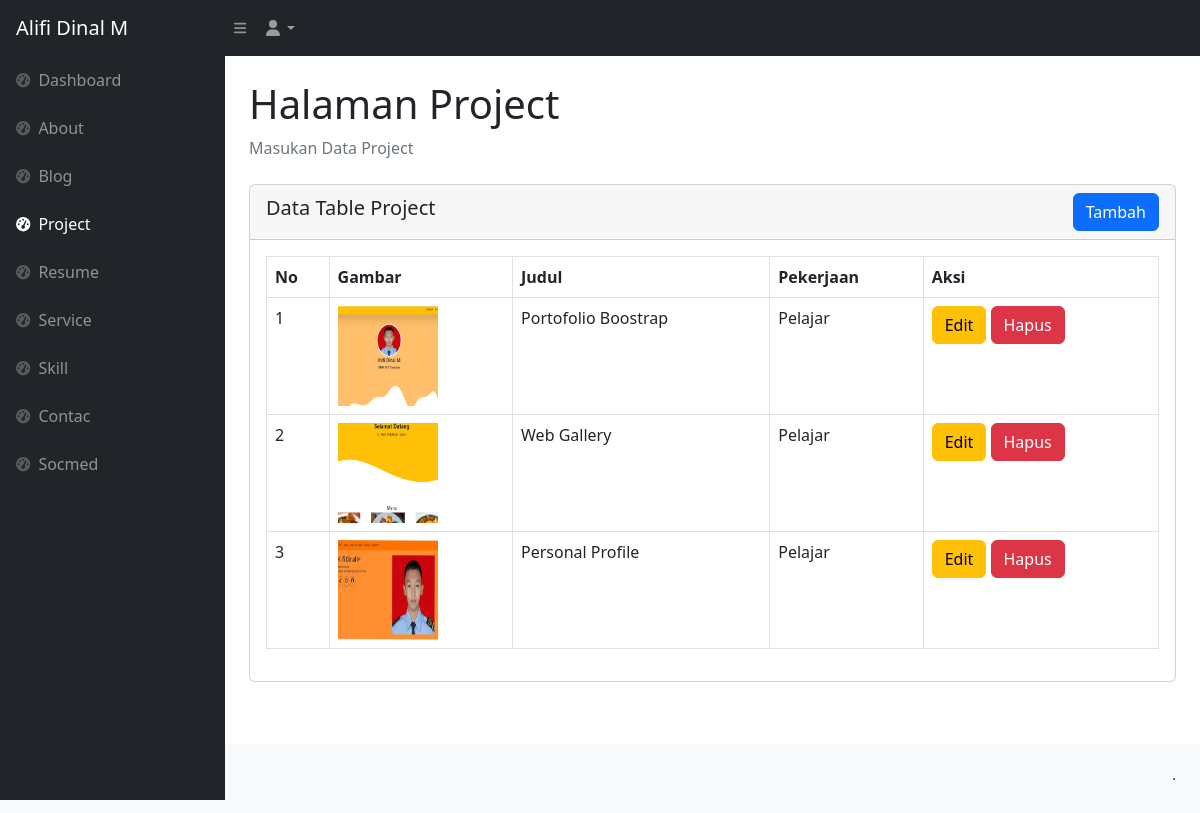
The app's page /backend/pages/projects/index.php (signed in) with its own data.
### tables this page shows
CREATE TABLE `projects` (
  `id` bigint NOT NULL,
  `image` varchar(255) NOT NULL,
  `title` varchar(255) NOT NULL,
  `job` varchar(255) NOT NULL
);

### backend/pages/projects/index.php (the view, shortened to what this page needs)
<?php
   include '../../partials/header.php';
   include '../../partials/navbar.php';
   include '../../partials/sidebar.php';
$qprojects = "SELECT * FROM projects";
$result = mysqli_query($connect, $qprojects) or die(mysqli_error($connect));
?>
<main>
    <div class="container-fluid px-4">
        <h1 class="mt-4">Halaman Project</h1>
        <ol class="breadcrumb mb-4">
            <li class="breadcrumb-item active">Masukan Data Project</li>
        </ol>
        <div class="row">
            <div class="col-12">
                <div class="card">
                    <div class="card-header d-flex align-items-center justify-content-between">
                        <h5>Data Table Project</h5>
                        <br>
                        <a href="./create.php" class="btn btn-primary">Tambah</a>
                    </div>
                    <div class="card-body">
                        <table class="table table-bordered">
                            <thead>
                                <tr>
                                    <th>No</th>
                                    <th>Gambar</th>
                                    <th>Judul</th>
                                    <th>Pekerjaan</th>
                                    <th>Aksi</th>
                                </tr>
                            </thead>
                            <tbody>
                                <?php
                                $no = 1;
                                while ($item = $result->fetch_object()):
                                ?>
                                    <tr>
                                        <td><?= $no ?></td>
                                        <td>
                                            <img src="../../../storages/projects/<?= $item->image ?>" alt="" width="100" height="100">
                                        </td>
                                        <td><?= $item->title ?></td>
                                        <td><?= $item->job ?></td>
                                        <td>
                                            <a href="./edit.php?id=<?= $item->id?>" class="btn btn-warning">Edit</a>
                                             <a href="../../actions/projects/destroy.php?id=<?= $item->id?>"
                                            class="btn btn-danger" onclick="return confirm('Apakah Anda Yakin?')">Hapus</a>
                                        </td>
                                    </tr>
                                <?php
                                    $no++;
                                endwhile;
                                ?>
                            </tbody>
                        </table>
                        </div>
                        </div>
                    </div>
                </div>
            </div>
        </div>
    </div>
<?php
    include '../../partials/footer.php';
    include '../../partials/script.php';
?>

### records on screen
projects: image (picture), title "Portofolio Boostrap", job "Pelajar"
projects: image (picture), title "Web Gallery", job "Pelajar"
projects: image (picture), title "Personal Profile", job "Pelajar"
